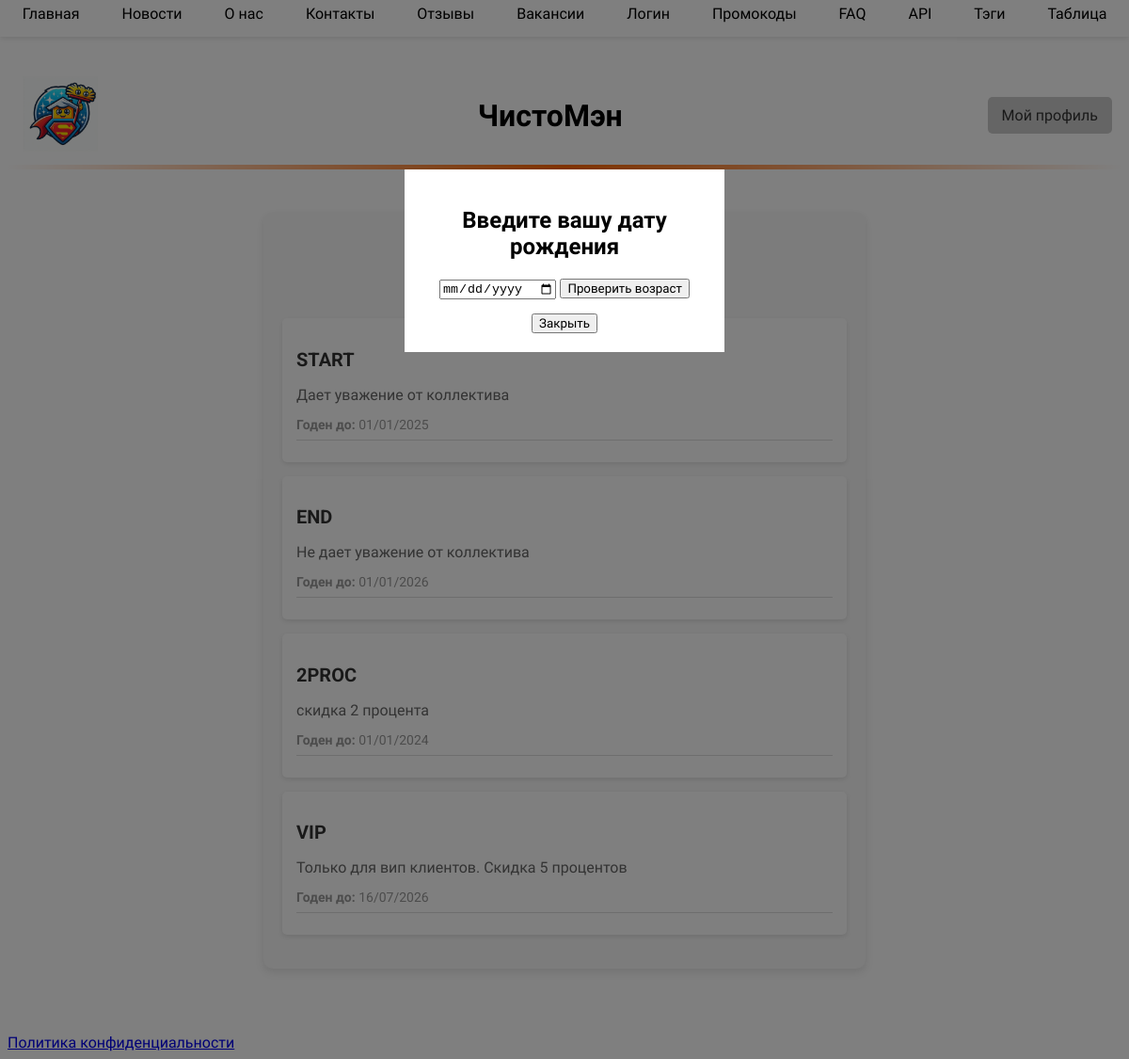
The app's page /promo_codes with its own data.
### main/models.py (models this page shows, shortened)
class PromoCode(models.Model):
    code = models.CharField(max_length=20, unique=True, verbose_name='Промокод')
    description = models.TextField(verbose_name='Описание')
    is_active = models.BooleanField(default=True, verbose_name='Действующий')
    valid_until = models.DateField(verbose_name='Годен до', null=True, blank=True)
    discount_coefficient = models.FloatField(default=1.0, verbose_name='Коэффициент скидки')
    class Meta:
        verbose_name = 'Промокод'
        verbose_name_plural = 'Промокоды'

### main/views.py (the view)
# urls.py: re_path('^promo_codes', views.promo_codes, name='promo_codes'),
def promo_codes(request):
    is_auth = request.user.is_authenticated
    if request.method == 'POST' and (request.user.groups.filter(name='Employee').exists() or request.user.is_superuser):
        form = PromoCodeForm(request.POST)
        if form.is_valid():
            form.save()
            return redirect('promo_codes')
    else:
        form = PromoCodeForm()
    all_promocodes = PromoCode.objects.all()
    return render(request, 'main/promocodes.html', {
        'promocodes': all_promocodes,
        'form': form,
        'is_employee': request.user.groups.filter(name='Employee').exists(),
        'user_is_superuser': request.user.is_superuser,
        'is_auth':is_auth
    })

### main/forms.py
class PromoCodeForm(ModelForm):
    class Meta:
        model = PromoCode
        fields = ['code', 'description', 'valid_until','discount_coefficient']

### main/context_processors.py (called while the page is built)
def partners_processor(request):
    partners = Partner.objects.all()
    return {
        'partners': partners,
    }

### main/templates/main/promocodes.html (shortened to what this page needs)
{% extends 'main/base.html' %}
{% load static %}
{% block content %}
<div class="promocode-container">
    <h1 class="promocode-title">Промокоды</h1>
    <ul class="promocode-list">
        {% for promocode in promocodes %}
            <li class="promocode-item">
                <h2 class="promocode-code">{{ promocode.code }}</h2>
                <p class="promocode-description">{{ promocode.description }}</p>
                <p class="promocode-validity"><strong>Годен до:</strong> {{ promocode.valid_until |date:"d/m/Y"}}</p>
                <hr>
            </li>
        {% endfor %}
    </ul>
</div>
<div id="birthModal" style="display:none; position:fixed; z-index:1000; left:0; top:0; width:100%; height:100%; background-color:rgba(0,0,0,0.5);">
    <div style="background:white; margin:15% auto; padding:20px; width:300px; text-align:center;">
        <h2>Введите вашу дату рождения</h2>
        <input type="date" id="birthDate">
        <button onclick="checkAge()">Проверить возраст</button>
        <button onclick="closeModal()">Закрыть</button>
    </div>
</div>
{% endblock %}

### main/static/css/style.css (style rules this page uses)
body { font-family: 'Roboto', Arial, sans-serif; background-color: white; font-kerning: normal; }
button { cursor: pointer; }
.promocode-container { max-width: 600px; margin: 50px auto; padding: 20px; background-color: #f9f9f9; border-radius: 10px; box-shadow: 0 4px 10px rgba(0, 0, 0, 0.1); }
.promocode-title { font-size: 28px; text-align: center; margin: 30px 0; }
.promocode-list { list-style-type: none; padding: 0; }
.promocode-item { background-color: white; padding: 15px; border-radius: 5px; margin-bottom: 15px; box-shadow: 0 2px 5px rgba(0, 0, 0, 0.1); }
.promocode-code { font-size: 20px; color: #333; margin-bottom: 10px; }
.promocode-description { font-size: 16px; margin-bottom: 10px; color: #666; }
.promocode-validity { font-size: 14px; color: #999; margin-bottom: 5px; }
.promocode-item hr { border: none; height: 1px; background-color: #ddd; }

### records on screen
PromoCode: code "START", description "Дает уважение от коллектива", valid_until "01/01/2025"
PromoCode: code "END", description "Не дает уважение от коллектива", valid_until "01/01/2026"
PromoCode: code "2PROC", description "скидка 2 процента", valid_until "01/01/2024"
PromoCode: code "VIP", description "Только для вип клиентов. Скидка 5 процентов", valid_until "16/07/2026"
